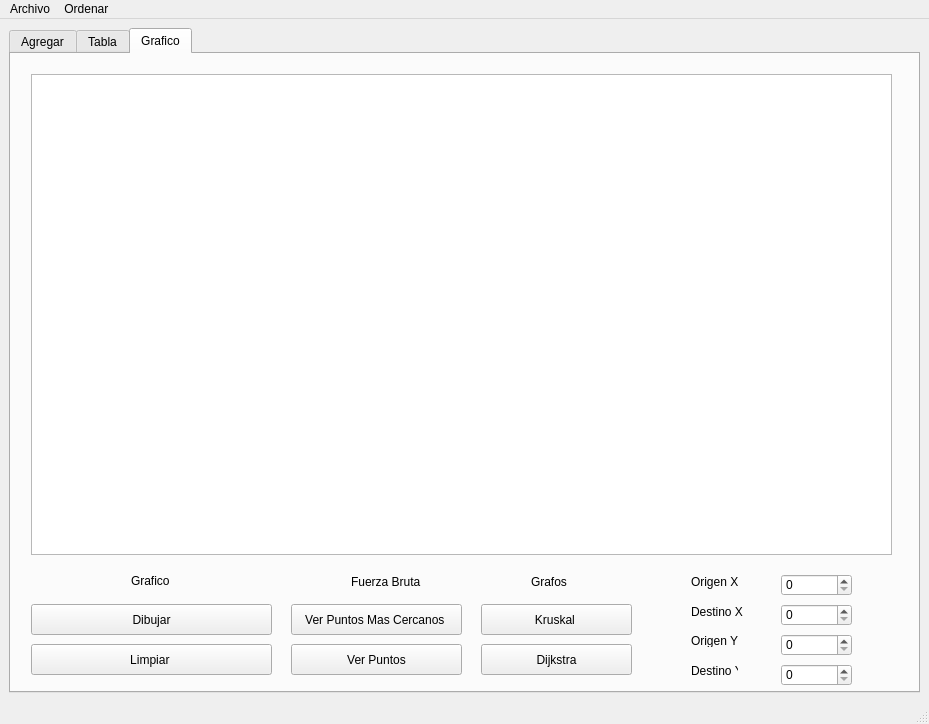
<?xml version="1.0" encoding="UTF-8"?>
<ui version="4.0">
 <class>MainWindow</class>
 <widget class="QMainWindow" name="MainWindow">
  <property name="geometry">
   <rect>
    <x>0</x>
    <y>0</y>
    <width>929</width>
    <height>724</height>
   </rect>
  </property>
  <property name="windowTitle">
   <string>MainWindow</string>
  </property>
  <widget class="QWidget" name="centralwidget">
   <layout class="QGridLayout" name="gridLayout_3">
    <item row="0" column="1">
     <widget class="QTabWidget" name="tabWidget">
      <property name="currentIndex">
       <number>2</number>
      </property>
      <widget class="QWidget" name="tab">
       <attribute name="title">
        <string>Agregar</string>
       </attribute>
       <widget class="QPlainTextEdit" name="plainTextEdit">
        <property name="geometry">
         <rect>
          <x>340</x>
          <y>20</y>
          <width>561</width>
          <height>591</height>
         </rect>
        </property>
       </widget>
       <widget class="QGroupBox" name="groupBox">
        <property name="geometry">
         <rect>
          <x>20</x>
          <y>10</y>
          <width>311</width>
          <height>621</height>
         </rect>
        </property>
        <property name="title">
         <string>Particulas</string>
        </property>
        <layout class="QGridLayout" name="gridLayout">
         <item row="8" column="0">
          <widget class="QLabel" name="Blue_label">
           <property name="text">
            <string>Blue</string>
           </property>
          </widget>
         </item>
         <item row="5" column="0">
          <widget class="QLabel" name="Velocidad_label">
           <property name="text">
            <string>Velocidad</string>
           </property>
          </widget>
         </item>
         <item row="5" column="1">
          <widget class="QSpinBox" name="Velocidad_spinBox">
           <property name="maximum">
            <number>100000</number>
           </property>
          </widget>
         </item>
         <item row="9" column="0" colspan="2">
          <widget class="QPushButton" name="inicio_pushButton">
           <property name="text">
            <string>Agregar Iinicio </string>
           </property>
          </widget>
         </item>
         <item row="1" column="0">
          <widget class="QLabel" name="DestinoX_label">
           <property name="text">
            <string>Destino X</string>
           </property>
          </widget>
         </item>
         <item row="6" column="0">
          <widget class="QLabel" name="Red_label">
           <property name="text">
            <string>Red</string>
           </property>
          </widget>
         </item>
         <item row="6" column="1">
          <widget class="QSpinBox" name="Red_spinBox">
           <property name="maximum">
            <number>255</number>
           </property>
          </widget>
         </item>
         <item row="8" column="1">
          <widget class="QSpinBox" name="Blue_spinBox">
           <property name="maximum">
            <number>255</number>
           </property>
          </widget>
         </item>
         <item row="0" column="0">
          <widget class="QLabel" name="label">
           <property name="text">
            <string>Id</string>
           </property>
          </widget>
         </item>
         <item row="1" column="1">
          <widget class="QSpinBox" name="DestinoX_spinBox">
           <property name="maximum">
            <number>500</number>
           </property>
          </widget>
         </item>
         <item row="3" column="0">
          <widget class="QLabel" name="label_2">
           <property name="text">
            <string>Origen X</string>
           </property>
          </widget>
         </item>
         <item row="4" column="1">
          <widget class="QSpinBox" name="OrigenY_spinBox">
           <property name="maximum">
            <number>500</number>
           </property>
          </widget>
         </item>
         <item row="4" column="0">
          <widget class="QLabel" name="label_3">
           <property name="text">
            <string>Origen Y</string>
           </property>
          </widget>
         </item>
         <item row="2" column="0">
          <widget class="QLabel" name="DestinoY_label">
           <property name="text">
            <string>Destino Y</string>
           </property>
          </widget>
         </item>
         <item row="7" column="1">
          <widget class="QSpinBox" name="Green_spinBox">
           <property name="maximum">
            <number>255</number>
           </property>
          </widget>
         </item>
         <item row="2" column="1">
          <widget class="QSpinBox" name="DestinoY_spinBox">
           <property name="maximum">
            <number>500</number>
           </property>
          </widget>
         </item>
         <item row="7" column="0">
          <widget class="QLabel" name="Green_label">
           <property name="text">
            <string>Green</string>
           </property>
          </widget>
         </item>
         <item row="3" column="1">
          <widget class="QSpinBox" name="OrigenX_spinBox">
           <property name="maximum">
            <number>500</number>
           </property>
          </widget>
         </item>
         <item row="0" column="1">
          <widget class="QSpinBox" name="Id_spinBox">
           <property name="maximum">
            <number>500</number>
           </property>
          </widget>
         </item>
         <item row="10" column="0">
          <widget class="QPushButton" name="mostrar_pushButton">
           <property name="text">
            <string>Mostrar</string>
           </property>
          </widget>
         </item>
         <item row="10" column="1">
          <widget class="QPushButton" name="final_pushButton">
           <property name="text">
            <string>Agregar Final</string>
           </property>
          </widget>
         </item>
         <item row="11" column="0" colspan="2">
          <widget class="QPushButton" name="lista_de_adyacencia_pushButton">
           <property name="text">
            <string>Mostrar lista de adyacencia </string>
           </property>
          </widget>
         </item>
        </layout>
       </widget>
      </widget>
      <widget class="QWidget" name="tab_2">
       <attribute name="title">
        <string>Tabla</string>
       </attribute>
       <widget class="QTableWidget" name="tabla">
        <property name="geometry">
         <rect>
          <x>10</x>
          <y>20</y>
          <width>881</width>
          <height>521</height>
         </rect>
        </property>
       </widget>
       <widget class="QLineEdit" name="buscar_lineEdit">
        <property name="geometry">
         <rect>
          <x>30</x>
          <y>570</y>
          <width>341</width>
          <height>21</height>
         </rect>
        </property>
        <property name="text">
         <string/>
        </property>
        <property name="placeholderText">
         <string>Id a buscar </string>
        </property>
       </widget>
       <widget class="QPushButton" name="buscar_pushButton">
        <property name="geometry">
         <rect>
          <x>390</x>
          <y>570</y>
          <width>93</width>
          <height>28</height>
         </rect>
        </property>
        <property name="text">
         <string>Buscar</string>
        </property>
       </widget>
       <widget class="QPushButton" name="mostrar_tabla_pushButton">
        <property name="geometry">
         <rect>
          <x>500</x>
          <y>570</y>
          <width>93</width>
          <height>28</height>
         </rect>
        </property>
        <property name="text">
         <string>Mostrar</string>
        </property>
       </widget>
      </widget>
      <widget class="QWidget" name="tab_3">
       <attribute name="title">
        <string>Grafico</string>
       </attribute>
       <widget class="QPushButton" name="Dibujar_pushButton">
        <property name="geometry">
         <rect>
          <x>20</x>
          <y>550</y>
          <width>241</width>
          <height>31</height>
         </rect>
        </property>
        <property name="text">
         <string>Dibujar</string>
        </property>
       </widget>
       <widget class="QPushButton" name="Limpiar_pushButton">
        <property name="geometry">
         <rect>
          <x>20</x>
          <y>590</y>
          <width>241</width>
          <height>31</height>
         </rect>
        </property>
        <property name="text">
         <string>Limpiar </string>
        </property>
       </widget>
       <widget class="QGraphicsView" name="graphicsView">
        <property name="geometry">
         <rect>
          <x>20</x>
          <y>20</y>
          <width>861</width>
          <height>481</height>
         </rect>
        </property>
       </widget>
       <widget class="QPushButton" name="Ver_puntos_pushButton">
        <property name="geometry">
         <rect>
          <x>280</x>
          <y>590</y>
          <width>171</width>
          <height>31</height>
         </rect>
        </property>
        <property name="text">
         <string>Ver Puntos</string>
        </property>
       </widget>
       <widget class="QPushButton" name="puntos_mas_cercanos_pushButton">
        <property name="geometry">
         <rect>
          <x>280</x>
          <y>550</y>
          <width>171</width>
          <height>31</height>
         </rect>
        </property>
        <property name="text">
         <string>Ver Puntos Mas Cercanos </string>
        </property>
       </widget>
       <widget class="QPushButton" name="kruskal_pushButton">
        <property name="geometry">
         <rect>
          <x>470</x>
          <y>550</y>
          <width>151</width>
          <height>31</height>
         </rect>
        </property>
        <property name="text">
         <string>Kruskal </string>
        </property>
       </widget>
       <widget class="QLabel" name="label_4">
        <property name="geometry">
         <rect>
          <x>120</x>
          <y>520</y>
          <width>47</width>
          <height>13</height>
         </rect>
        </property>
        <property name="text">
         <string>Grafico</string>
        </property>
       </widget>
       <widget class="QLabel" name="label_5">
        <property name="geometry">
         <rect>
          <x>340</x>
          <y>520</y>
          <width>71</width>
          <height>16</height>
         </rect>
        </property>
        <property name="text">
         <string>Fuerza Bruta</string>
        </property>
       </widget>
       <widget class="QLabel" name="label_6">
        <property name="geometry">
         <rect>
          <x>520</x>
          <y>520</y>
          <width>41</width>
          <height>16</height>
         </rect>
        </property>
        <property name="text">
         <string>Grafos</string>
        </property>
       </widget>
       <widget class="QPushButton" name="dijkstra_pushButton">
        <property name="geometry">
         <rect>
          <x>470</x>
          <y>590</y>
          <width>151</width>
          <height>31</height>
         </rect>
        </property>
        <property name="text">
         <string>Dijkstra</string>
        </property>
       </widget>
       <widget class="QSpinBox" name="OrigenX_spinBox_2">
        <property name="geometry">
         <rect>
          <x>770</x>
          <y>520</y>
          <width>71</width>
          <height>22</height>
         </rect>
        </property>
        <property name="maximum">
         <number>1000</number>
        </property>
       </widget>
       <widget class="QSpinBox" name="DestinoX_spinBox_2">
        <property name="geometry">
         <rect>
          <x>770</x>
          <y>550</y>
          <width>71</width>
          <height>22</height>
         </rect>
        </property>
        <property name="maximum">
         <number>1000</number>
        </property>
       </widget>
       <widget class="QSpinBox" name="OrigenY_spinBox_2">
        <property name="geometry">
         <rect>
          <x>770</x>
          <y>580</y>
          <width>71</width>
          <height>22</height>
         </rect>
        </property>
        <property name="maximum">
         <number>1000</number>
        </property>
       </widget>
       <widget class="QSpinBox" name="DestinoY_spinBox_2">
        <property name="geometry">
         <rect>
          <x>770</x>
          <y>610</y>
          <width>71</width>
          <height>22</height>
         </rect>
        </property>
        <property name="maximum">
         <number>1000</number>
        </property>
       </widget>
       <widget class="QLabel" name="label_7">
        <property name="geometry">
         <rect>
          <x>680</x>
          <y>520</y>
          <width>101</width>
          <height>16</height>
         </rect>
        </property>
        <property name="text">
         <string>Origen X</string>
        </property>
       </widget>
       <widget class="QLabel" name="label_8">
        <property name="geometry">
         <rect>
          <x>680</x>
          <y>550</y>
          <width>101</width>
          <height>16</height>
         </rect>
        </property>
        <property name="text">
         <string>Destino X </string>
        </property>
       </widget>
       <widget class="QLabel" name="label_9">
        <property name="geometry">
         <rect>
          <x>680</x>
          <y>580</y>
          <width>47</width>
          <height>13</height>
         </rect>
        </property>
        <property name="text">
         <string>Origen Y</string>
        </property>
       </widget>
       <widget class="QLabel" name="label_10">
        <property name="geometry">
         <rect>
          <x>680</x>
          <y>610</y>
          <width>47</width>
          <height>13</height>
         </rect>
        </property>
        <property name="text">
         <string>Destino Y </string>
        </property>
       </widget>
      </widget>
     </widget>
    </item>
   </layout>
  </widget>
  <widget class="QMenuBar" name="menubar">
   <property name="geometry">
    <rect>
     <x>0</x>
     <y>0</y>
     <width>929</width>
     <height>21</height>
    </rect>
   </property>
   <widget class="QMenu" name="menuArchivo">
    <property name="title">
     <string>Archivo</string>
    </property>
    <addaction name="actionArbir"/>
    <addaction name="actionGuardar"/>
   </widget>
   <widget class="QMenu" name="menuOrdenar">
    <property name="title">
     <string>Ordenar </string>
    </property>
    <addaction name="actionID"/>
    <addaction name="actionVelocidad"/>
    <addaction name="actionDistancia"/>
   </widget>
   <addaction name="menuArchivo"/>
   <addaction name="menuOrdenar"/>
  </widget>
  <widget class="QStatusBar" name="statusbar"/>
  <action name="actionArbir">
   <property name="text">
    <string>Arbir</string>
   </property>
   <property name="shortcut">
    <string>Ctrl+O</string>
   </property>
  </action>
  <action name="actionGuardar">
   <property name="text">
    <string>Guardar</string>
   </property>
   <property name="shortcut">
    <string>Ctrl+S</string>
   </property>
  </action>
  <action name="actionID">
   <property name="text">
    <string>ID</string>
   </property>
  </action>
  <action name="actionVelocidad">
   <property name="text">
    <string>Velocidad </string>
   </property>
  </action>
  <action name="actionDistancia">
   <property name="text">
    <string>Distancia </string>
   </property>
  </action>
 </widget>
 <resources/>
 <connections/>
</ui>
